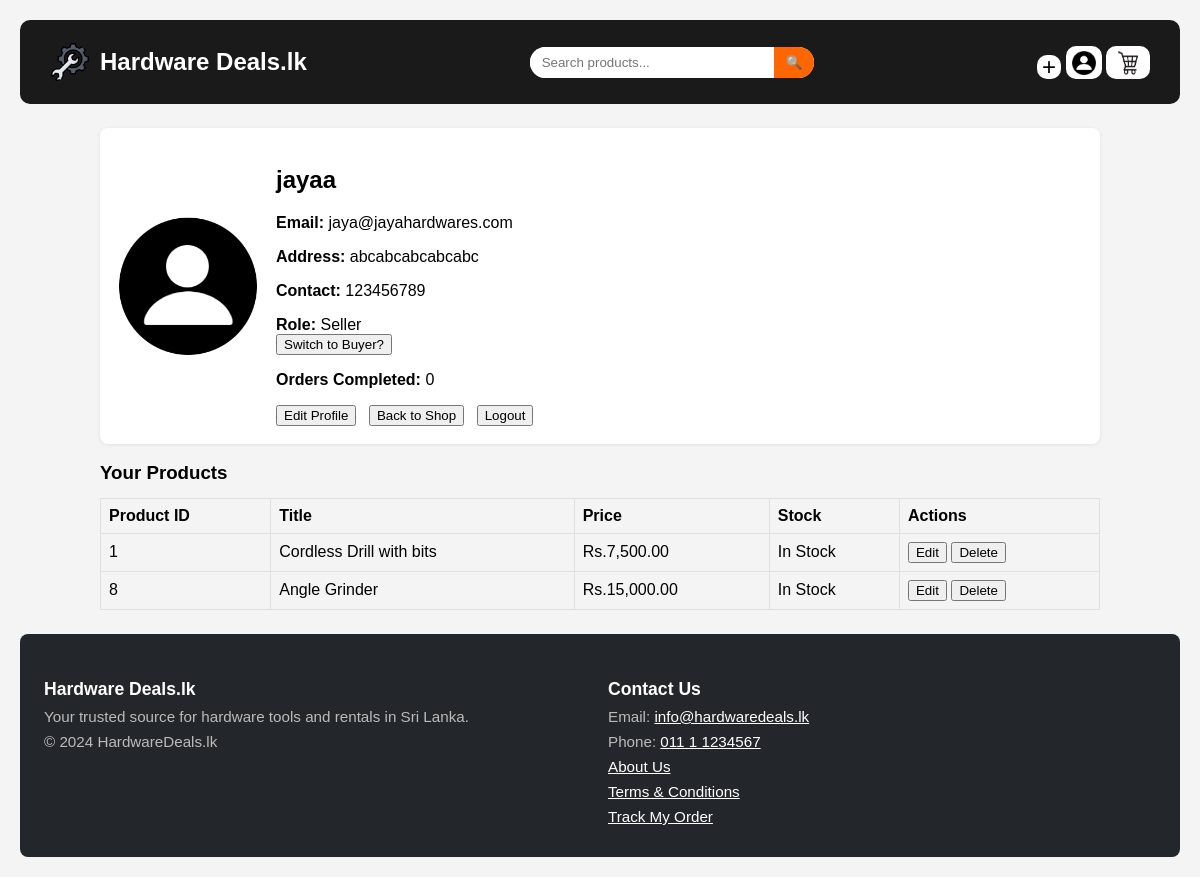
The app's page /viewProfile.php (signed in) with its own data.
### tables this page shows
CREATE TABLE IF NOT EXISTS `users` (
  `uEmail` varchar(100) NOT NULL,
  `name` varchar(100) NOT NULL,
  `password` varchar(100) NOT NULL,
  `address` varchar(200) NOT NULL,
  `contact` int NOT NULL,
  `profilePic` varchar(500) NOT NULL,
  `isSeller` tinyint(1) NOT NULL,
  `ordersCompleted` int NOT NULL,
  PRIMARY KEY (`uEmail`)
);

CREATE TABLE IF NOT EXISTS `products` (
  `productID` int NOT NULL AUTO_INCREMENT,
  `imgURL` varchar(100) NOT NULL,
  `offTagDescription` varchar(20) DEFAULT NULL,
  `oldPrice` double DEFAULT NULL,
  `newPrice` double DEFAULT NULL,
  `title` varchar(100) NOT NULL,
  `description` varchar(500) NOT NULL,
  `soldByStoreID` int NOT NULL,
  `reviewCount` int DEFAULT NULL,
  `rating` float DEFAULT NULL,
  `deliveryAvailable` tinyint(1) NOT NULL DEFAULT '1',
  `callToAction` int DEFAULT NULL,
  `pickup` tinyint(1) NOT NULL DEFAULT '1',
  `inStock` tinyint(1) NOT NULL DEFAULT '1',
  `forRent` tinyint(1) NOT NULL DEFAULT '0',
  `wholesale` tinyint(1) NOT NULL DEFAULT '1',
  `searchTags` varchar(500) DEFAULT NULL,
  `categoryID` int NOT NULL,
  `buyerCount` int NOT NULL DEFAULT '0',
  `stockQty` int DEFAULT NULL,
  PRIMARY KEY (`productID`)
);

### viewProfile.php (the view, shortened to what this page needs)
<?php
$username = $_SESSION["userName"];
$con = mysqli_connect("localhost", "root", "", "hardwaredeals");
$stmt = mysqli_prepare($con, "SELECT uEmail, `name`, address, contact, profilePic, isSeller, ordersCompleted FROM users WHERE uEmail = ? OR `name` = ? LIMIT 1");
mysqli_stmt_bind_param($stmt, "ss", $username, $username);
mysqli_stmt_execute($stmt);
$res = mysqli_stmt_get_result($stmt);
$user = null;
if ($res && mysqli_num_rows($res) > 0) {
  $user = mysqli_fetch_assoc($res);
}
?>
<!DOCTYPE html>
<html lang="en">
<head>
  <link rel="stylesheet" href="style.css" />
</head>
<body>
  <header class="title-header-thing">
    <div class="logo-title">
      <img src="logo.png" alt="Logo" class="logo">
      <h1 class="title" onclick="window.location.href='index.php'">Hardware Deals.lk</h1>
    </div>
    <div class="search-box">
      <input type="text" placeholder="Search products...">
      <button type="submit">🔍</button>
    </div>
    <div class="cart">
      <button style="align-items: center; justify-content: center; width: 24px; height: 24px; padding: 0; font-size: 24px; color: black; font-weight: 300; line-height: 1; text-align: center; border: none;" onclick="window.location.href='addproduct.php'">+</button>
      <button>
        <?php if (!isset($_SESSION["userName"])) { ?>
          <img src="login.png" alt="Login" style="width:24px; height:24px;" onclick="window.location.href='login.html'">
        <?php
        } else {
        ?>
          <img src="<?php echo htmlspecialchars($user['profilePic'] ? $user['profilePic'] : 'profile-placeholder.png'); ?>" alt="Profile" style="width:24px; height:24px;" onclick="window.location.href='viewProfile.php'">
        <?php } ?>
      </button>
      <button>
        <img src="cart-icon.webp" alt="Cart" style=" height:24px;" onclick="window.location.href='cart.php'">
      </button>
    </div>
  </header>
  <div class="profile-wrapper">
    <?php if (!$user) { ?>
      <div class="card">
        <div class="card-content">
          <h2>User not found</h2>
          <p>Could not find your profile in the database.</p>
        </div>
      </div>
    <?php } else {
      $profilePic = (!$user || empty($user['profilePic'])) ? 'profile-placeholder.png' : $user['profilePic'];
    }
    ?>
    <div class="profile-card">
      <img src="<?php echo htmlspecialchars($profilePic); ?>" alt="Profile Picture">
      <div class="profile-details">
        <h2><?php echo htmlspecialchars($user['name']); ?></h2>
        <p><strong>Email:</strong> <?php echo htmlspecialchars($user['uEmail']); ?></p>
        <p><strong>Address:</strong> <?php echo htmlspecialchars($user['address']); ?></p>
        <p><strong>Contact:</strong> <?php echo htmlspecialchars($user['contact']); ?></p>
        <strong>Role:</strong> <?php echo ($user['isSeller'] ? 'Seller' : 'Buyer'); ?>
        <form method="post" action="<?php echo htmlspecialchars($_SERVER['PHP_SELF']); ?>">
          <button type="submit" name="switchRole" value="<?php echo ($user['isSeller'] ? 'Buyer' : 'Seller'); ?>">Switch to <?php echo ($user['isSeller'] ? 'Buyer' : 'Seller'); ?>?</button>
        </form>
        <p><strong>Orders Completed:</strong> <?php echo htmlspecialchars($user['ordersCompleted']); ?></p>
        <div class="profile-actions">
          <button onclick="window.location.href='editProfile.php'">Edit Profile</button>
          <button onclick="window.location.href='index.php'">Back to Shop</button>
          <button onclick="window.location.href='logout.php'">Logout</button>
        </div>
      </div>
    </div>
    <?php if ($user['isSeller']) { ?>
      <h3 style="margin-top:18px;">Your Products</h3>
      <table class="profile-table">
        <thead>
          <tr>
            <th>Product ID</th>
            <th>Title</th>
            <th>Price</th>
            <th>Stock</th>
            <th>Actions</th>
          </tr>
        </thead>
        <tbody>
          <?php
          $sql = "SELECT storeID FROM stores WHERE storeContactUEmail = ?";
          $stmt = mysqli_prepare($con, $sql);
          mysqli_stmt_bind_param($stmt, "s", $user['uEmail']);
          mysqli_stmt_execute($stmt);
          $result = mysqli_stmt_get_result($stmt);
          if ($result && mysqli_num_rows($result) > 0) {
            $storeRow = mysqli_fetch_assoc($result);
            $storeID = (int)$storeRow['storeID'];
            $sql = "SELECT * FROM products WHERE soldByStoreID = ?";
            $stmt2 = mysqli_prepare($con, $sql);
            mysqli_stmt_bind_param($stmt2, "i", $storeID);
            mysqli_stmt_execute($stmt2);
            $productsResult = mysqli_stmt_get_result($stmt2);
            if ($productsResult && mysqli_num_rows($productsResult) > 0) {
              while ($product = mysqli_fetch_assoc($productsResult)) { ?>
                <tr>
                  <td><?php echo htmlspecialchars($product['productID']); ?></td>
                  <td><?php echo htmlspecialchars($product['title']); ?></td>
                  <td>Rs.<?php echo number_format((float)$product['newPrice'], 2); ?></td>
                  <td>
                    <?php
                    echo ($product['inStock']
                      ? (is_null($product['stockQty']) ? "In Stock" : intval($product['stockQty']) . " units")
                      : "Out of Stock");
                    ?>
                  </td>
                  <td>
                    <form method="post" action="<?php echo $_SERVER['PHP_SELF']; ?>">
                      <button type="submit" name="editProduct">Edit</button>
                      <button type="submit" name="deleteProduct" onclick="return confirm('Are you sure you want to delete this product?');">Delete</button>
                    </form>
                  </td>
                </tr>
          <?php
              }
            } else {
              echo "<tr><td colspan='5' style='text-align:center; color:#666;'>No products yet</td></tr>";
            }
          } else {
            echo "<tr><td colspan='5' style='text-align:center; color:#666;'>No store found for this seller</td></tr>";
          }
          ?>
        </tbody>
      </table>
    <?php } ?>
  </div>
  <footer class="footer">
    <div class="footer-inside">
      <div class="footr2">
        <h3>Hardware Deals.lk</h3>
        <p>Your trusted source for hardware tools and rentals in Sri Lanka.</p>
        <p>&copy; 2024 HardwareDeals.lk</p>
      </div>
      <div class="footr2">
        <h3>Contact Us</h3>
        <p>Email: <a href="mailto:info@hardwaredeals.lk">info@hardwaredeals.lk</a></p>
        <p>Phone: <a href="tel:+94111234567">011 1 1234567</a></p>
        <p><a href="about.html">About Us</a></p>
        <p><a href="terms.html">Terms & Conditions</a></p>
        <p><a href="trackorder.html">Track My Order</a></p>
      </div>
    </div>
  </footer>
</body>
</html>

### style.css (style rules this page uses)
body { font-family: Arial, sans-serif; background: #f4f4f4; margin: 0; padding: 20px; box-sizing: border-box; }
h3 { margin: 5px 0 0px 0; }
.title-header-thing { box-sizing: border-box; display: flex; justify-content: space-between; border-radius: 10px; align-items: center; padding: 12px 30px; background: #1a1a1a; color: white; margin-bottom: 10px; }
.logo-title { display: flex; align-items: center; gap: 10px; }
.logo { width: 40px; height: 40px; object-fit: contain; }
.title { font-size: 1.5rem; font-weight: bold; }
.search-box { display: flex; align-items: center; background: white; border-radius: 20px; overflow: hidden; }
.search-box input { border: none; padding: 8px 12px; outline: 0px; width: 220px; }
.search-box button { border: none; background: #ff6600; color: white; padding: 8px 12px; cursor: pointer; transition: background 0.3s; }
.cart button { background: white; border: none; border-radius: 10px; padding-top: 5px; cursor: pointer; }
.cart img { width: 32px; height: 18px; outline: 1PX; outline-color: #1a1a1a; }
.footer { background:#23272b; color:#fff; padding:32px 0 16px 0; text-align:center; border-radius: 8px; }
.footer-inside { max-width:1200px; margin:0 auto; display:flex; flex-wrap:wrap; padding: 8px; margin-left: 16px; justify-content:space-between; align-items:flex-start; }
.footr2 { flex:1; min-width:200px; text-align:left; }
.footr2 h3 { margin-bottom:8px; font-size:1.1em; }
.footr2 p { margin:0 0 8px 0; font-size:0.95em; color:#bbb; }
.footr2 a { color:#fff; text-decoration:underline; }

### viewProfile.php (style rules this page uses)
.profile-wrapper { max-width: 1000px; margin: 24px auto; padding: 0 16px; }
.profile-card { display: flex; gap: 18px; align-items: center; background: #fff; padding: 18px; border-radius: 8px; box-shadow: 0 1px 4px rgba(0, 0, 0, 0.08); }
.profile-card img { width: 140px; height: 140px; object-fit: cover; border-radius: 8px; }
.profile-details { flex: 1; }
.profile-actions { margin-top: 12px; }
.profile-actions button { margin-right: 8px; }
table.profile-table { width: 100%; border-collapse: collapse; margin-top: 14px; }
table.profile-table th, table.profile-table td { border: 1px solid #e0e0e0; padding: 8px; text-align: left; }

### records on screen
users: name "jayaa", uEmail "jaya@jayahardwares.com", address "abcabcabcabcabc", contact "123456789", ordersCompleted "0"
products: productID "1", title "Cordless Drill with bits", newPrice "7,500.00", inStock "In Stock"
products: productID "8", title "Angle Grinder", newPrice "15,000.00", inStock "In Stock"
